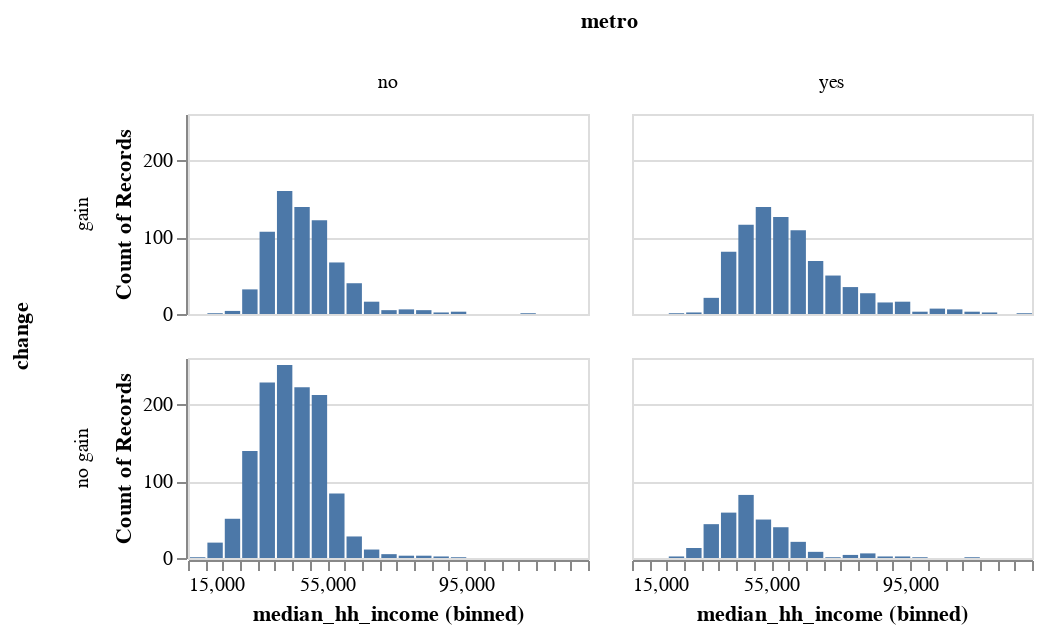

This figure's notebook cell:
### Markdown cell above
## Faceting

### Code cell
alt.Chart(df).mark_bar().encode(
    alt.X("median_hh_income:Q", bin=alt.BinParams(maxbins=50)),
    alt.Y('count()'),
    alt.Column('metro:N'), # <--
    alt.Row('change:N'), # <--
).properties(
    width=200,
    height=100,
)

### Figure 1 — Vega-Lite specification as saved in the notebook (floating-point values rounded to 4 significant figures; data arrays with more than 128 entries replaced by an {"elided": "..."} marker saying what was removed)
{"config": {"view": {"continuousWidth": 400, "continuousHeight": 300}}, "data": {"name": "data-c495b484ae48853a46002be07e61c0a1"}, "mark": "bar", "encoding": {"column": {"field": "metro", "type": "nominal"}, "row": {"field": "change", "type": "nominal"}, "x": {"bin": {"maxbins": 50}, "field": "median_hh_income", "type": "quantitative"}, "y": {"aggregate": "count", "type": "quantitative"}}, "height": 100, "width": 200, "$schema": "https://vega.github.io/schema/vega-lite/v4.17.0.json", "datasets": {"data-c495b484ae48853a46002be07e61c0a1": {"elided": "3136 records"}}}
